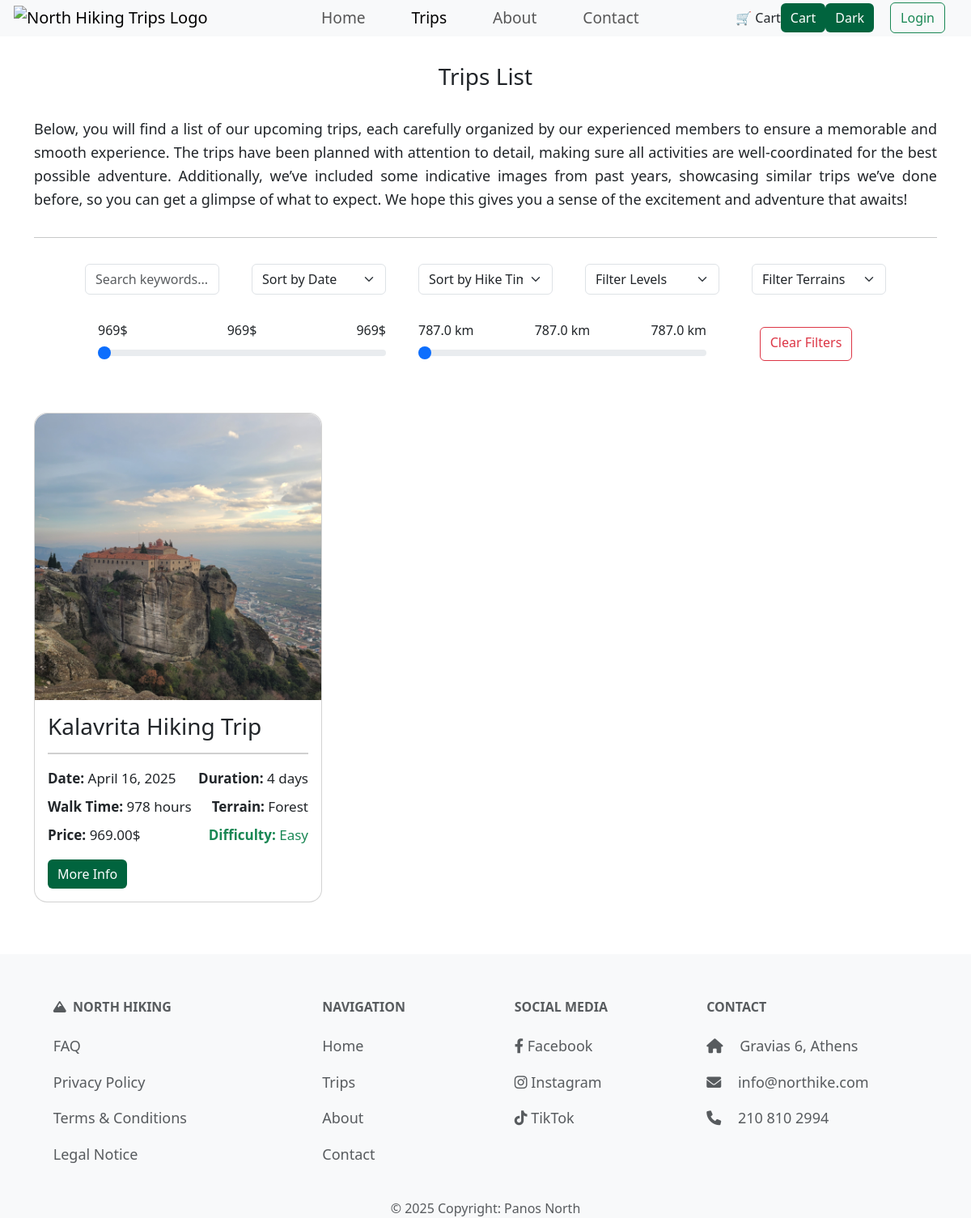
The page /trips/ on the database its author committed.
### trips/models.py (models this page shows, shortened)
class Trip(models.Model):
    DIFFICULTY_LEVELS = [
        ('Easy', 'Easy'),
        ('Moderate', 'Moderate'),
        ('Hard', 'Hard'),
        ('Extreme', 'Extreme')
    ]
    TERRAIN_TYPES = [
        ('Forest', 'Forest'),
        ('Mountain', 'Mountain'),
        ('Beach', 'Beach'),
        ('Urban', 'Urban'),
    ]
    title = models.CharField(max_length=60, unique=True)
    location = models.CharField(max_length=40)
    difficulty = models.CharField(max_length=10, choices=DIFFICULTY_LEVELS)
    distance = models.DecimalField(max_digits=5, decimal_places=1, validators=[MinValueValidator(0), MaxValueValidator(1000000)])
    terrain = models.CharField(max_length=20, choices=TERRAIN_TYPES)
    price = models.DecimalField(max_digits=8, decimal_places=2, validators=[MinValueValidator(0)])
    start_date = models.DateField(validators=[validate_future_date])
    end_date = models.DateField(validators=[validate_future_date])
    altitude_difference = models.PositiveIntegerField(validators=[MinValueValidator(1)])
    hiking_duration = models.PositiveIntegerField(validators=[MinValueValidator(1)])
    max_participants = models.PositiveIntegerField(validators=[MinValueValidator(1), MaxValueValidator(99)])
    description = models.TextField(max_length=500)
    image = models.ImageField(default='default.png', blank=True, null=True)
    guide = models.ForeignKey('Guide', on_delete=models.SET_NULL, null=True, blank=True, related_name='trip_guides'
    )
    slug = models.SlugField(unique=True, null=True, blank=True, editable=False)
    @property
    def duration(self):
        return (self.end_date - self.start_date).days + 1

### trips/views.py (the view)
# urls.py: path('', views.trips_list, name='list'),
def trips_list(request):
    difficulty_filter = request.GET.get('difficulty')
    terrain_filter = request.GET.get('terrain')
    max_price_filter = request.GET.get('price')
    max_distance_filter = request.GET.get('distance')
    sort_start_date = request.GET.get('sort_date')
    sort_hiking_time = request.GET.get('sort_hiking_time')
    search_query = request.GET.get('search', '')
    trips = Trip.objects.all()
    if search_query:
        trips = trips.filter(
            Q(title__icontains=search_query) |
            Q(location__icontains=search_query) |
            Q(difficulty__icontains=search_query)
        )
    price_range = trips.aggregate(Min('price'), Max('price'))
    min_price = price_range['price__min'] or 0
    max_price = price_range['price__max'] or 1000
    distance_range = trips.aggregate(Min('distance'), Max('distance'))
    min_distance = distance_range['distance__min'] or 0
    max_distance = distance_range['distance__max'] or 100
    if difficulty_filter:
        trips = trips.filter(difficulty=difficulty_filter)
    if terrain_filter:
        trips = trips.filter(terrain=terrain_filter)
    if max_price_filter:
        try:
            trips = trips.filter(price__lte=float(max_price_filter))
        except ValueError:
            pass
    if max_distance_filter:
        try:
            trips = trips.filter(distance__lte=float(max_distance_filter))
        except ValueError:
            pass
    if sort_hiking_time:
        trips = trips.order_by('hiking_duration' if sort_hiking_time == 'asc' else '-hiking_duration')
    elif sort_start_date:
        trips = trips.order_by('start_date' if sort_start_date == 'asc' else '-start_date')
    else:
        trips = trips.order_by('start_date')
    context = {
        'trips': trips,
        'difficulty_filter': difficulty_filter,
        'terrain_filter': terrain_filter,
        'sort_start_date': sort_start_date,
        'sort_hiking_time': sort_hiking_time,
        'min_price': int(min_price),
        'max_price': int(max_price),
        'current_price': float(max_price_filter) if max_price_filter else int(max_price),
        'min_distance': float(min_distance),
        'max_distance': float(max_distance),
        'current_distance': float(max_distance_filter) if max_distance_filter else float(max_distance),
        'search_query': search_query,
    }
    return render(request, 'trips/trips_list.html', context)

### trips/context_processors.py (called while the page is built)
def cart_item_count(request):
    if request.user.is_authenticated:
        count = CartItem.objects.filter(user=request.user).count()
        return {'cart_item_count': count}
    return {'cart_item_count': 0}

### trips/templates/trips/trips_list.html (shortened to what this page needs)
{% extends "layout.html" %}
{% load static %}
{% block content %}
<section class="">
    <div class="container">
        <div class="normal_title">
            <h2>Trips List</h2>
        </div>
        <div class="row justify-content-center">
            <p class="justify">
                Below, you will find a list of our upcoming trips, each carefully organized by our experienced members to ensure a memorable and smooth experience. The trips have been planned with attention to detail, making sure all activities are well-coordinated for the best possible adventure. Additionally, we’ve included some indicative images from past years, showcasing similar trips we’ve done before, so you can get a glimpse of what to expect. We hope this gives you a sense of the excitement and adventure that awaits!
            </p>
        </div>
        <hr>
        <form method="get" class="contact-form row justify-content-center mb-4">
            <div class="col-md-4 col-lg-2 mx-2 my-3">
                <input type="text" class="form-control" name="search" placeholder="Search keywords..." value="{{ request.GET.search }}">
            </div>
            <div class="col-md-4 col-lg-2 mx-2 my-3">
                <select name="sort_date" class="form-select" onchange="this.form.submit()">
                    <option value="">Sort by Date</option>
                </select>
            </div>
            <div class="col-md-4 col-lg-2 mx-2 my-3">
                <select name="sort_hiking_time" class="form-select" onchange="this.form.submit()">
                    <option value="">Sort by Hike Time</option>
                </select>
            </div>
            <div class="col-md-4 col-lg-2 mx-2 my-3">
                <select name="difficulty" class="form-select" onchange="this.form.submit()">
                    <option value="">Filter Levels</option>
                </select>
            </div>
            <div class="col-md-4 col-lg-2 mx-2 my-3">
                <select name="terrain" class="form-select" onchange="this.form.submit()">
                    <option value="">Filter Terrains</option>
                </select>
            </div>
            <div class="col-md-4 col-lg-4 mx-2 my-3">
                <div class="d-flex justify-content-between mb-1">
                    <span>{{ min_price }}$</span>
                    <span id="priceValue">{{ current_price }}$</span>
                    <span>{{ max_price }}$</span>
                </div>
                <input
                    type="range"
                    class="form-range"
                    min="{{ min_price }}"
                    max="{{ max_price }}"
                    value="{{ current_price }}"
                    id="priceRange"
                    name="price"
                    step="1"
                    oninput="document.getElementById('priceValue').innerText = this.value + '$'"
                    onchange="this.form.submit()"
                >
            </div>
            <div class="col-md-4 col-lg-4 mx-2 my-3">
                <div class="d-flex justify-content-between mb-1">
                    <span>{{ min_distance }} km</span>
                    <span id="distanceValue">{{ current_distance }} km</span>
                    <span>{{ max_distance }} km</span>
                </div>
                <input
                    type="range"
                    class="form-range"
                    min="{{ min_distance }}"
                    max="{{ max_distance }}"
                    value="{{ current_distance }}"
                    id="distanceRange"
                    name="distance"
                    step="1"
                    oninput="document.getElementById('distanceValue').innerText = this.value + ' km'"
                    onchange="this.form.submit()"
                >
            </div>
            <div class="col-md-4 col-lg-2 mx-2 my-4 d-flex justify-content-center">
                <a href="{% url 'trips:list' %}" class="btn btn-outline-danger">Clear Filters</a>
            </div>
        </form>
        {% if trips %}
            <div class="row">
                {% for trip in trips %}
                    <div class="col-md-6 col-lg-4 my-3">
                        <div class="card h-100 rounded-4">
                            <a href="{% url 'trips:page' slug=trip.slug %}">
                                <img src="{{ trip.image.url }}" class="img-fluid rounded-top-4" alt="{{ trip.location }}"/>
                            </a>
                            <div class="card-body">
                                <h2 class="card-title">{{ trip.title }}</h2>
                                <hr class="seperator-dark">
                                <div class="justify">
                                    <div class="d-flex justify-content-between">
                                        <p class="trip-detail mb-2"><b>Date:</b> {{ trip.start_date }}</p>
                                        <p class="trip-detail mb-2"><b>Duration:</b> {{ trip.duration }} days</p>
                                    </div>
                                    <div class="d-flex justify-content-between">
                                        <p class="trip-detail mb-2"><b>Walk Time:</b> {{ trip.hiking_duration }} hours</p>
                                        <p class="trip-detail mb-2"><b>Terrain:</b> {{ trip.terrain }}</p>
                                    </div>
                                    <div class="d-flex justify-content-between">
                                        <p class="trip-detail"><b>Price:</b> {{ trip.price }}$</p>
                                        <p class="trip-detail mb-2
                                            {% if trip.difficulty == 'Easy' %}text-success
                                            {% elif trip.difficulty == 'Moderate' %}text-info
                                            {% elif trip.difficulty == 'Hard' %}text-warning
                                            {% elif trip.difficulty == 'Extreme' %}text-danger
                                            {% endif %}">
                                            <b>Difficulty:</b> {{ trip.difficulty }}
                                        </p>
                                    </div>
                                    <a href="{% url 'trips:page' slug=trip.slug %}" class="greenbutton btn">More Info</a>
                                </div>
                            </div>
                        </div>
                    </div>
                {% endfor %}
            </div>
        {% else %}
            <p>We could not find any trips that match your filtering criteria</p>
        {% endif %}
    </div>
</section>
{% endblock %}

### static/css/styles.css (style rules this page uses)
h2 { font-size: 28px; margin-bottom: 15px; }
p { font-size: 18px; line-height: 1.6; }
a { color: #009a3e; ; }
.normal_title { text-align: center; margin-top: 3%; margin-bottom: 3%; }
.greenbutton { background-color: #01643e; color: white; border: none; }
.justify { text-align: justify; }
.contact-form input, .contact-form textarea, .contact-form select { background-color: white; color: rgb(33, 37, 41); }
.contact-form select option { color: rgb(33, 37, 41); }
.seperator-dark { border: 1px solid #444444; }
.trip-detail { font-size: 17px; }
::placeholder { color: #6c757d; }

### rows shown on the page
Trip: image (picture), title "Kalavrita Hiking Trip", start_date "April 16, 2025", duration "4", hiking_duration "978", terrain "Forest", price "969.00", difficulty "Easy"

### other values the page prints
{{ min_price }} "969"
{{ current_price }} "969"
{{ max_price }} "969"
{{ min_distance }} "787.0"
{{ current_distance }} "787.0"
{{ max_distance }} "787.0"
